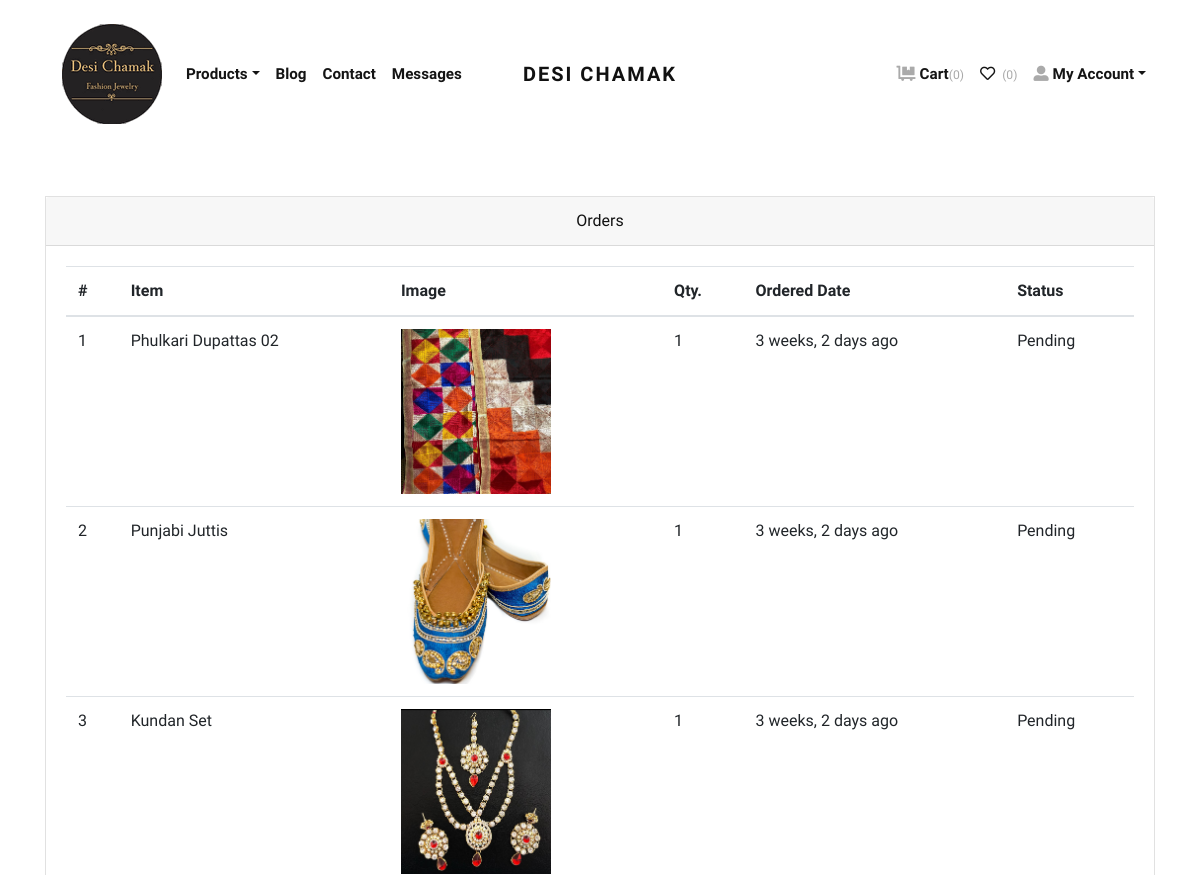
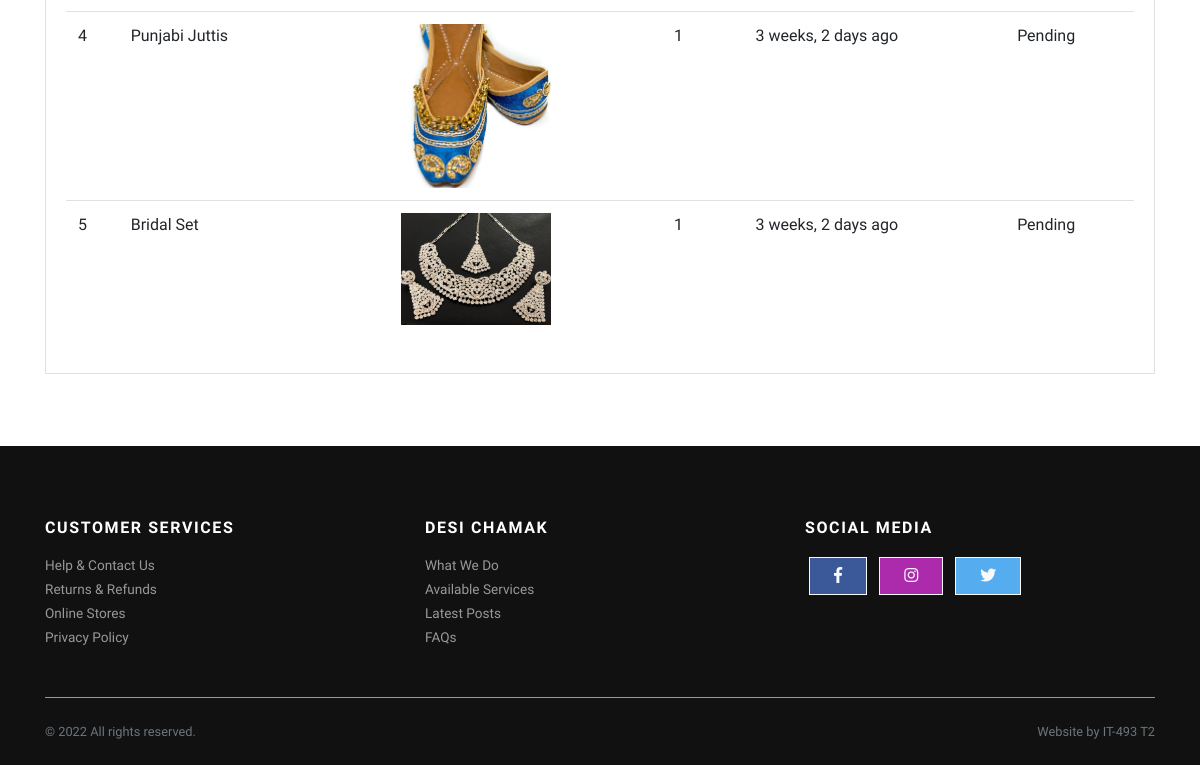
The app's page /orders/ (signed in), older data (2 pictures, top to bottom).
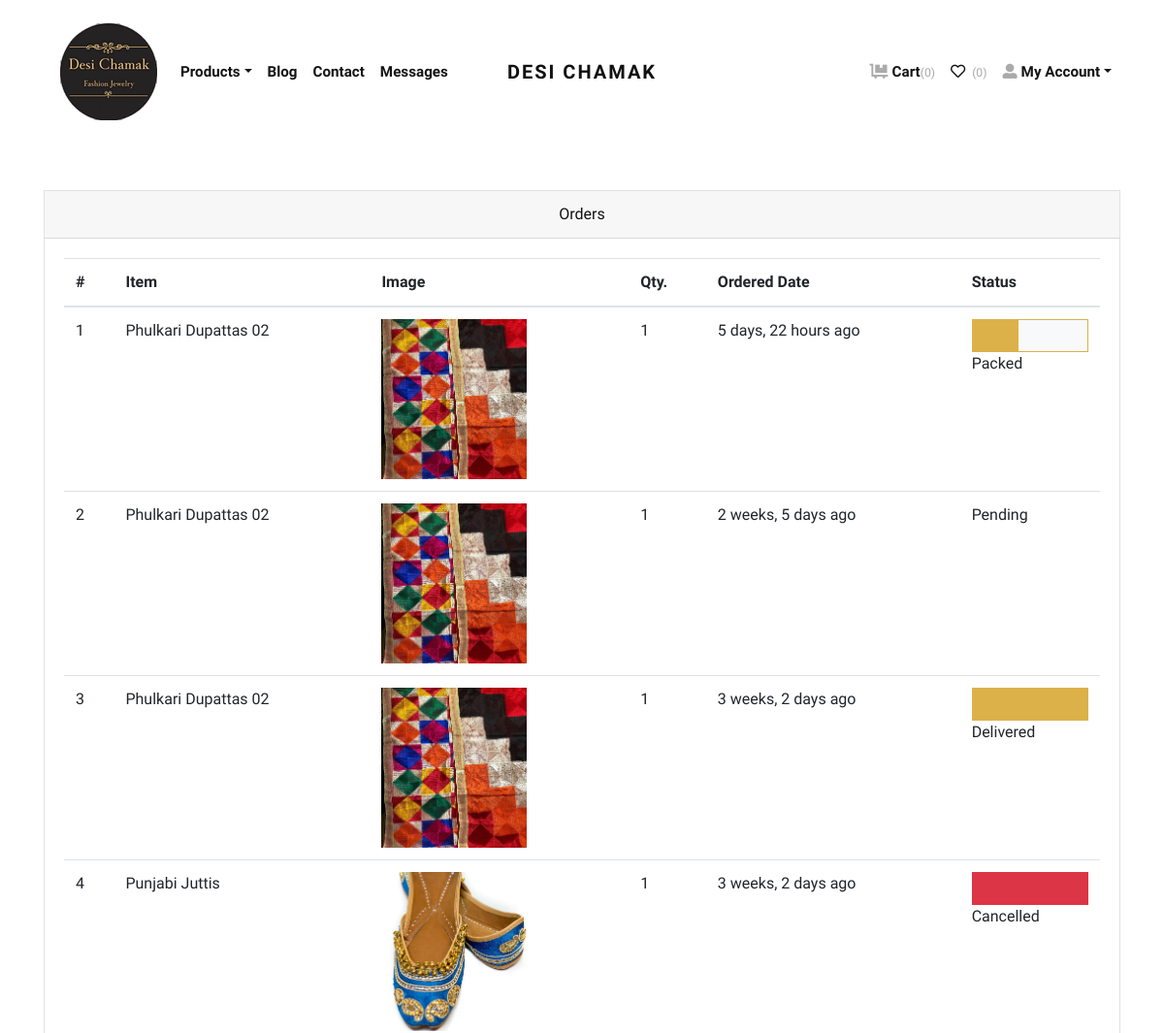
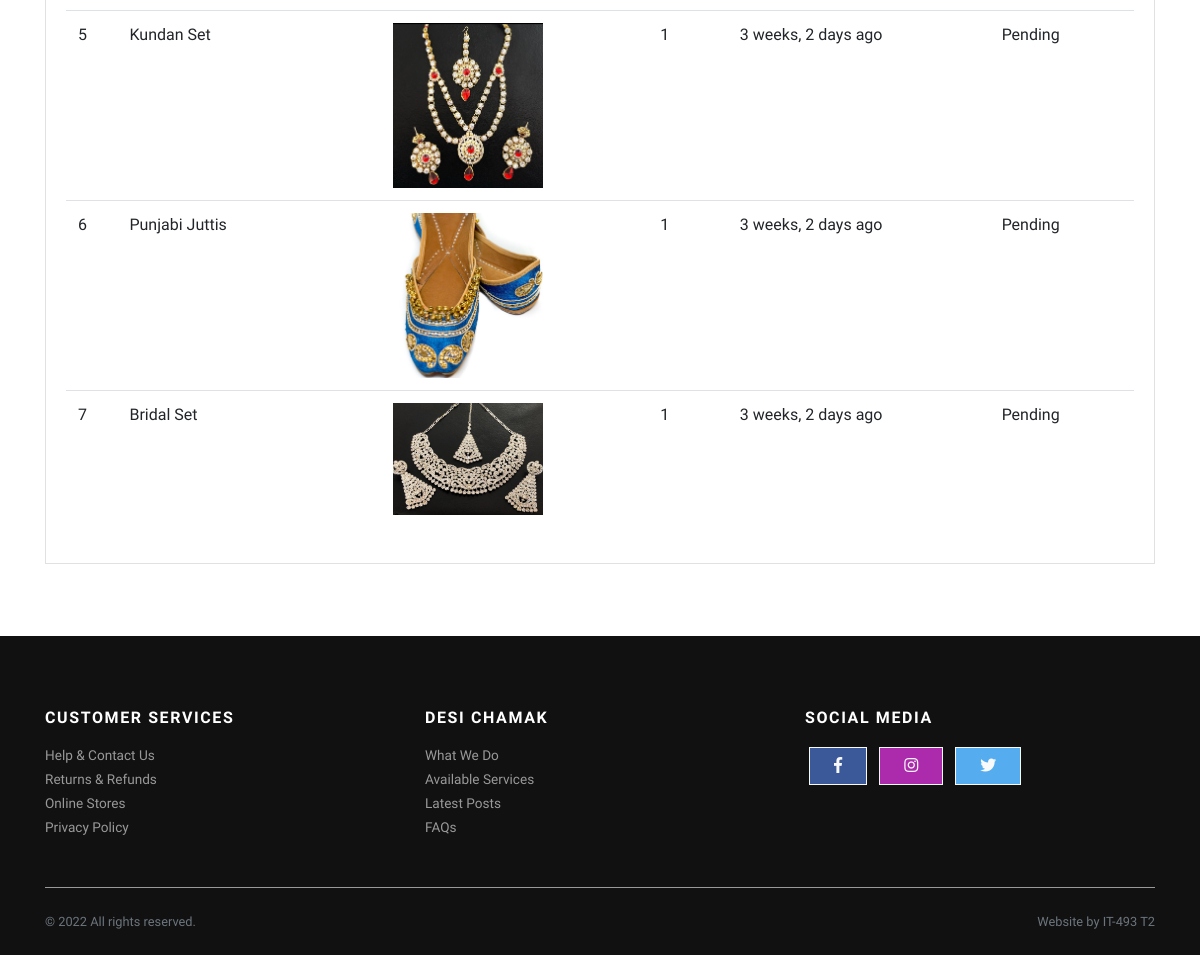
The same page, newer data (2 pictures, top to bottom).
### store/models.py (models this page shows, shortened)
class Order(models.Model):
    user = models.ForeignKey(User, verbose_name="User", on_delete=models.CASCADE)
    address = models.ForeignKey(Address, verbose_name="Shipping Address", on_delete=models.CASCADE)
    product = models.ForeignKey(Product, verbose_name="Product", on_delete=models.CASCADE)
    quantity = models.PositiveIntegerField(verbose_name="Quantity")
    ordered_date = models.DateTimeField(auto_now_add=True, verbose_name="Ordered Date")
    status = models.CharField(
        choices=STATUS_CHOICES,
        max_length=50,
        default="Pending"
        )

class Product(models.Model):
    title = models.CharField(max_length=150, verbose_name="Product Title")
    slug = models.SlugField(max_length=160, verbose_name="Product Slug")
    sku = models.CharField(max_length=255, unique=True, verbose_name="Unique Product ID (SKU)")
    short_description = models.TextField(verbose_name="Short Description")
    detail_description = models.TextField(blank=True, null=True, verbose_name="Detail Description")
    product_image = models.ImageField(upload_to='product', blank=True, null=True, verbose_name="Product Image")
    price = models.DecimalField(max_digits=8, decimal_places=2)
    category = models.ForeignKey(Category, verbose_name="Product Categoy", on_delete=models.CASCADE)
    is_active = models.BooleanField(verbose_name="Is Active?")
    is_featured = models.BooleanField(verbose_name="Is Featured?")
    created_at = models.DateTimeField(auto_now_add=True, verbose_name="Created Date")
    updated_at = models.DateTimeField(auto_now=True, verbose_name="Updated Date")
    class Meta:
        verbose_name_plural = 'Products'
        ordering = ('-created_at', )

### store/views.py (the view)
# urls.py: path('orders/', views.orders, name="orders"),
@login_required
def orders(request):
    all_orders = Order.objects.filter(user=request.user).order_by('-ordered_date')
    return render(request, 'store/orders.html', {'orders': all_orders})

### store/context_preprocessors.py (called while the page is built)
def store_menu(request):
    categories = Category.objects.filter(is_active=True)
    context = {
        'categories_menu': categories,
    }
    return context

def cart_menu(request):
    if request.user.is_authenticated:
        cart_items= Cart.objects.filter(user=request.user)
        context = {
            'cart_items': cart_items,
        }
    else:
        context = {}
    return context

### templates/store/orders.html (shortened to what this page needs)
{% extends 'base.html' %}
{% load static %}
{% load humanize %}
    {% block content %}
      <div class="container py-5">
        <div class="row">
          <div class="col-lg-12">
            <div class="card mb-4" id="tables">
              <div class="card-header text-center">Orders</div>
              <div class="card-body">
                <table class="table table-hover">
                  <thead>
                    <tr>
                      <th>#</th>
                      <th>Item</th>
                      <th>Image</th>
                      <th>Qty.</th>
                      <th>Ordered Date</th>
                      <th>Status</th>
                    </tr>
                  </thead>
                  <tbody>
                    {% if orders %}
                    {% for order in orders %}
                    <tr>
                      <td>{{forloop.counter}}</td>
                      <td>{{order.product.title}}</td>
                      <td>
                        {% if order.product.product_image %}
                          <img src="{{order.product.product_image.url}}" alt="{{order.product.product_ttile}}" style="width:150px;">
                        {% endif %}
                      </td>
                      <td>{{order.quantity}}</td>
                      <td>{{order.ordered_date|naturaltime}}</td>
                      <td>
                        {% if order.status == 'Packed' %}
                        <div class="bg-light border border-primary">
                            <div class="p-3 bg-primary" style="width:40%;"></div>
                        </div>
                        {% endif %}
                        {% if order.status == 'Delivered' %}
                        <div class="bg-light border border-primary">
                            <div class="p-3 bg-primary" style="width:100%;"></div>
                        </div>
                        {% endif %}
                        {% if order.status == 'Cancelled' %}
                        <div class="bg-light border border-danger">
                            <div class="p-3 bg-danger" style="width:100%;"></div>
                        </div>
                        {% endif %}
                        {{order.status}}
                      </td>
                    </tr>
                    {% endfor %}
                    {% endif %}
                  </tbody>
                </table>
              </div>
            </div>
          </div>
        </div>
      </div>
{% endblock content %}

### templates/base.html (shortened to what this page needs)
{% load static %}
<!DOCTYPE html>
<html>
  <head>
    <link rel="stylesheet" href="{% static 'vendor/bootstrap/css/bootstrap.min.css' %}">
    <link rel="stylesheet" href="{% static 'vendor/lightbox2/css/lightbox.min.css' %}">
    <link rel="stylesheet" href="{% static 'vendor/nouislider/nouislider.min.css' %}">
    <link rel="stylesheet" href="{% static 'vendor/bootstrap-select/css/bootstrap-select.min.css' %}">
    <link rel="stylesheet" href="{% static 'vendor/owl.carousel2/assets/owl.carousel.min.css' %}">
    <link rel="stylesheet" href="{% static 'vendor/owl.carousel2/assets/owl.theme.default.css' %}">
    <link rel="stylesheet" href="{% static 'css/style.gold.css' %}" id="theme-stylesheet">
    <link rel="stylesheet" href="{% static 'css/custom.css' %}">
  </head>
  <body>
    <div class="page-holder">
      {% include 'navbar.html' %}
      {% block content %}
      {% endblock content %}
      {% include 'footer.html' %}
      {% include 'scripts.html' %}
  </body>

### templates/navbar.html (shortened to what this page needs)
{% load static %}
      <header class="header bg-white" >
        <div class="container px-0 px-lg-3">
          <nav class="navbar navbar-expand-lg navbar-light py-3 px-lg-0"><a class="navbar-brand" href="{% url 'store:home' %}"><span class="font-weight-bold text-uppercase text-dark">Desi Chamak</span></a>
            <div class="collapse navbar-collapse" id="navbarSupportedContent">
              <a class="nav-link active" href="{% url 'store:home' %}"><img src="{% static "img/desi_logo_1.png" %}" alt="logo"></a>
                <ul class="navbar-nav mr-auto">
                <li class="nav-item dropdown"><a class="nav-link dropdown-toggle" id="pagesDropdown" href="#" data-toggle="dropdown" aria-haspopup="true" aria-expanded="false">Products</a>
                </li>
                <li class="nav-item">
                  <a class="nav-link" href="{% url 'store:home' %}">Blog</a>
                </li>
                <li class="nav-item">
                  <a class="nav-link" href="{% url 'store:contact_us' %}">Contact</a>
                </li>
                {% if perms.Store.view_messages %}
                <li class="nav-item">
                  <a class="nav-link" href="{% url 'store:cust_messages' %}">Messages</a>
                </li>
                {% endif %}
              </ul>
              <ul class="navbar-nav ml-auto">
                {% if request.user.is_authenticated %}
                  <li class="nav-item"><a class="nav-link" href="{% url 'store:cart' %}"> <i class="fas fa-dolly-flatbed mr-1 text-gray"></i>Cart<small class="text-gray">({{cart_items.count}})</small></a></li>
                  <li class="nav-item"><a class="nav-link" href="#"> <i class="far fa-heart mr-1"></i><small class="text-gray"> (0)</small></a></li>
                  <li class="nav-item dropdown"><a class="nav-link dropdown-toggle" id="pagesDropdown" href="#" data-toggle="dropdown" aria-haspopup="true" aria-expanded="false"><i class="fas fa-user-alt mr-1 text-gray"></i>My Account</a></a>
                </li>
                {% else %}
                  <li class="nav-item"><a class="nav-link" href="{% url 'store:login' %}">Login</a></li>
                  <li class="nav-item"><a class="nav-link" href="{% url 'store:register' %}">Create Account</a></li>
                {% endif %}
              </ul>
            </div>
          </nav>
        </div>
      </header>

### templates/footer.html
<footer class="bg-dark text-white" style="color: gold">
    <div class="container py-4">
      <div class="row py-5">
        <div class="col-md-4 mb-3 mb-md-0">
          <h6 class="text-uppercase mb-3">Customer Services</h6>
          <ul class="list-unstyled mb-0">
            <li><a class="footer-link" href="{% url 'store:contact_us' %}">Help &amp; Contact Us</a></li>
            <li><a class="footer-link" href="{% url 'store:cust_returns' %}">Returns &amp; Refunds</a></li>
            <li><a class="footer-link" href="#">Online Stores</a></li>
            <li><a class="footer-link" href="{% url 'store:policy' %}">Privacy Policy</a></li>
          </ul>
        </div>
        <div class="col-md-4 mb-3 mb-md-0">
          <h6 class="text-uppercase mb-3">Desi Chamak</h6>
          <ul class="list-unstyled mb-0">
            <li><a class="footer-link" href="#">What We Do</a></li>
            <li><a class="footer-link" href="#">Available Services</a></li>
            <li><a class="footer-link" href="#">Latest Posts</a></li>
            <li><a class="footer-link" href="{% url 'store:faq' %}">FAQs</a></li>
          </ul>
        </div>
        <div class="col-md-4">
          <h6 class="text-uppercase mb-3">Social Media</h6>
          <a class="btn btn-outline-light btn-floating m-1" style="background-color: #3b5998;" href="https://www.facebook.com/DesiChamak/" role="button"><i class="fab fa-facebook-f"></i></a>
            <a class="btn btn-outline-light btn-floating m-1" style="background-color: #ac2bac;" href="https://www.instagram.com/desichamak/" role="button"><i class="fab fa-instagram"></i></a>
            <a class="btn btn-outline-light btn-floating m-1" style="background-color: #55acee;" href="https://twitter.com/DesiChamak" role="button"><i class="fab fa-twitter"></i></a>
        </div>
      </div>
      <div class="border-top pt-4" style="border-color: #999999 !important">
        <div class="row">
          <div class="col-lg-6">
            <p class="small text-muted mb-0">&copy; 2022 All rights reserved.</p>
          </div>
          <div class="col-lg-6 text-lg-right">
            <p class="small text-muted mb-0">Website by IT-493 T2</p>
          </div>
        </div>
      </div>
    </div>
</footer>

### templates/scripts.html (shortened to what this page needs)
{% load static %}
      <link rel="stylesheet" href="https://use.fontawesome.com/releases/v5.7.1/css/all.css">
    </div>
  </body>
</html>

### jewelryshop/static/css/style.gold.css (style rules this page uses)
.text-gray { color: #aaa !important; }
.navbar { position: relative; }
@media (min-width: 992px) { .navbar-brand { position: absolute; top: 50%; left: 50%; -webkit-transform: translate(-50%, -50%); transform: translate(-50%, -50%); } }
.footer-link { font-size: 0.85rem; position: relative; color: #999; transition: all 0.3s; }
.footer-link::before { content: '\f0da'; display: inline-block; font-family: 'Font Awesome\ 5 Free'; font-weight: 900; position: absolute; top: 50%; left: 0; -webkit-transform: translateY(-50%); transform: translateY(-50%); color: #fff; transition: all 0.3s; opacity: 0; }
.text-uppercase { text-transform: uppercase; letter-spacing: 0.1em; }
.border { border: 1px solid #dee2e6 !important; }
.border-primary { border-color: #dcb14a !important; }
.border-danger { border-color: #dc3545 !important; }
.navbar { padding: 0.5rem 1rem; }
.navbar-brand { display: inline-block; padding-top: 0.3125rem; padding-bottom: 0.3125rem; margin-right: 1rem; font-size: 1.25rem; }
.navbar-light .navbar-brand { color: #dcb14a; }
.navbar-light .navbar-nav .nav-link { color: rgba(17, 17, 17, 0.99); font-weight: 800; font-size: 0.95rem; transition: all 0.3s; }
.btn { font-weight: 400; border: 1px solid transparent; font-family: inherit; padding: 0.375rem 1.5rem; font-size: 1rem; line-height: 1.5; border-radius: 0; transition: color 0.15s ease-in-out, background-color 0.15s ease-in-out, border-color 0.15s ease-in-out, box-shadow 0.15s ease-in-out; }
.btn-outline-light { color: #f8f9fa; background-color: transparent; background-image: none; border-color: #f8f9fa; }
body { font-family: "Libre Franklin", sans-serif; font-size: 1rem; font-weight: 400; line-height: 1.5; color: #111111; background-color: #fff; }
a { color: #dcb14a; text-decoration: none; }
h1, h2, h3, h4, h5, h6, .h1, .h2, .h3, .h4, .h5, .h6 { margin-bottom: 0.5rem; font-family: inherit; font-weight: 900; line-height: 1.2; color: inherit; }
h6, .h6 { font-size: 1rem; }
small, .small { font-size: 80%; font-weight: 400; }
.bg-primary { background-color: #dcb14a !important; }
.bg-danger { background-color: #dc3545 !important; }
.bg-light { background-color: #f8f9fa !important; }
.bg-dark { background-color: #111111 !important; }
.text-dark { color: #111111 !important; }
.nav-link { padding: 0.5rem 1rem; }
.card { background-color: #fff; border: 1px solid rgba(17, 17, 17, 0.125); border-radius: 0; }
.card-body { padding: 1.25rem; }
.card-header { padding: 0.75rem 1.25rem; background-color: rgba(17, 17, 17, 0.03); border-bottom: 1px solid rgba(17, 17, 17, 0.125); }
.card-header:first-child { border-radius: calc(0 - 1px) calc(0 - 1px) 0 0; }

Row changes from the older to the newer data that the page shows:
added Order: product "Phulkari Dupattas 02", product.product_image (picture), quantity "1", ordered_date "5 days, 22 hours ago", status "Packed"
added Order: product "Phulkari Dupattas 02", product.product_image (picture), quantity "1", ordered_date "2 weeks, 5 days ago", status "Pending"
changed Order: status "Pending" → "Delivered"
changed Order: status "Pending" → "Cancelled"
